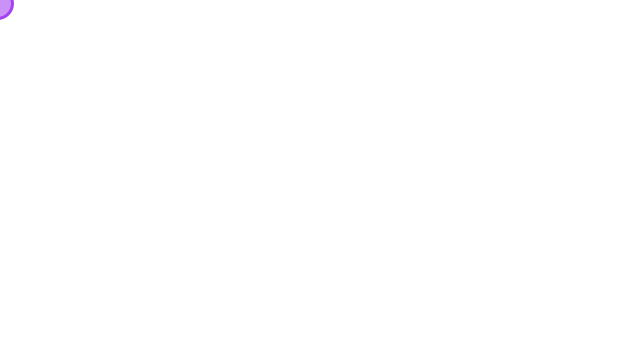
Frame 1 (no input)
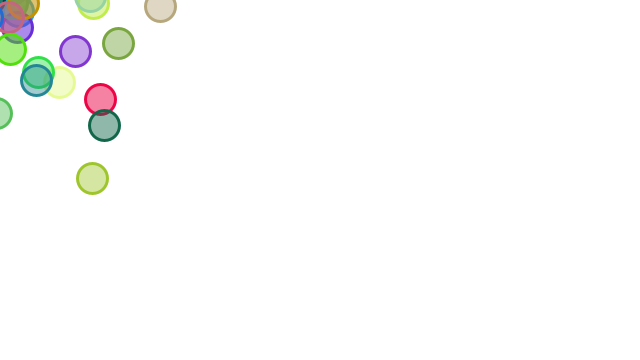
Frame 60 (the mouse pressed at the canvas centre just before this capture)
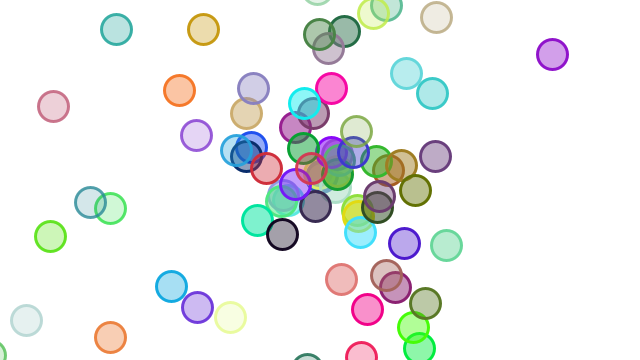
Frame 120 (the mouse held since frame 60 and released just before this capture)

The Processing sketch that drew these frames (run headless with seeded random() and noise(); from frame 60 on, the mouse is pressed at the canvas centre):

// Processing sketch: processing_107727
// ── processing_107727.pde

int pMax = 100;  //maximale Anzahl von Particles
//die ArrayList ist die fortgeschrittene Version eines Arrays, kann z.B. die Groesse aendern
ArrayList<Particle> particles = new ArrayList<Particle>();

void setup() {
  size(640, 360);
  smooth ();
  frameRate(40);
}

void draw() {
  background(255); //zu Beginn jedes Frames alles mit weiss uebermalen
  particles.add(new Particle()); //in jedem Frame kommt ein neues Particle dazu

  for (int i = particles.size()-1; i >= 0; i--) { //für alle Particle in der Liste...
    Particle p = particles.get(i);
    p.redraw();  //an der neuen Position zeichen --> sieht aus, als würden sie sich bewegen
    if (particles.size() > pMax) {
      particles.remove(0);  //es soll nie mehr als pMax Particle gleichzeitig geben
    }
  }
}


// A simple Particle class
// man koennte die Klasse auch in ein separates File schreiben

class Particle {
  float x; //jede Instanz merkt sich diese Eigenschaften (=Instanzvariablen)
  float y;
  float moveX;
  float moveY;
  float rChan = random(255);
  float gChan = random(255);
  float bChan = random(255);
  int alpha = 150;

  Particle() {  //Konstruktor, wird beim Aufruf von new Particle() EIN MAL ausgefuehrt
    x = mouseX; //am anfang ist das Particle unter der Maus 
    y = mouseY;
    moveX = random(-5, 5); //Bewegungsrichtung für diese Instanz festlegen
    moveY = random(-5, 5);
  }

  void redraw() {
    x = x + moveX; //neue Position ausrechnen
    y = y + moveY;
    drawParticle(); //Particle zeichnen, s. unten
  }
  
  void drawParticle(){
    alpha--;  //Particle werden mit jedem Frame etwas durchsichtiger
    fill (rChan, gChan, bChan, alpha);
    strokeWeight(3);
    stroke(rChan, gChan, bChan, alpha+150);
    ellipse (x, y, 30, 30);
  }
}
